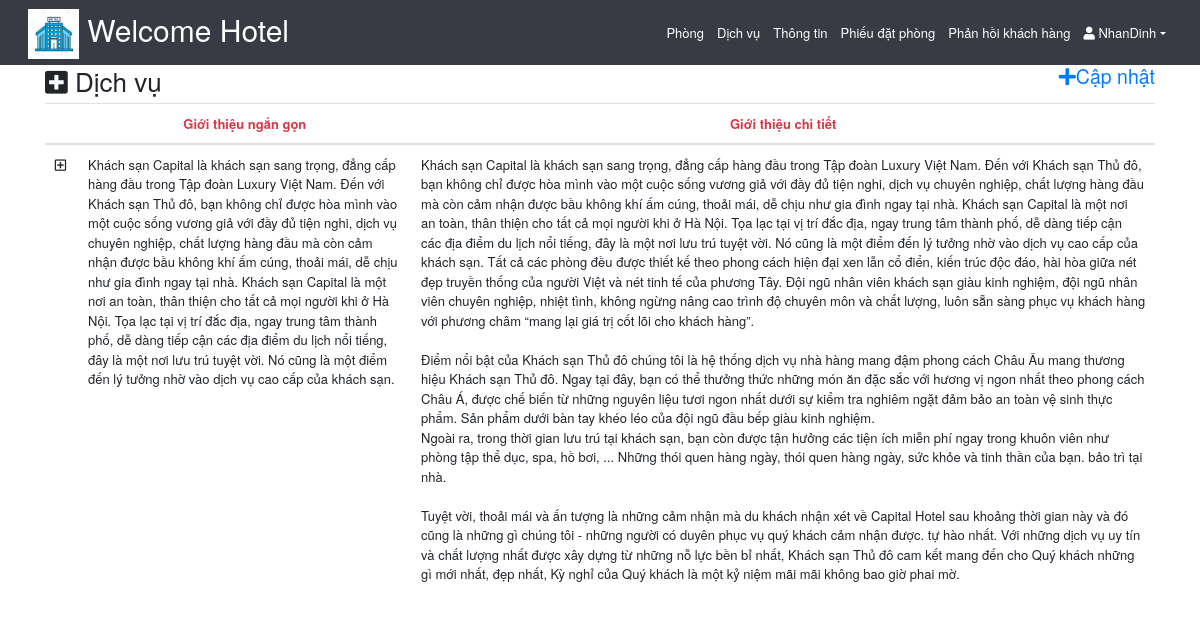
/includes/admin-Hotel.inc.php (signed in), run on the app's committed database.
### tables this page shows
CREATE TABLE `abouthotel` (
  `id` int(1) NOT NULL,
  `Shortabout` text NOT NULL,
  `Longabout` mediumtext NOT NULL,
  `Quydinh` longtext NOT NULL,
  `image1` varchar(255) NOT NULL,
  `image2` varchar(255) NOT NULL,
  `image3` varchar(255) NOT NULL,
  `image4` varchar(255) NOT NULL
);

### includes/admin-hotel.inc.php (the view, shortened to what this page needs)
<?php
    if(!isset($_SESSION['idadmin'])) {header("Location:loginAdmin.inc.php") ;}
    else {
    	require_once('header_Admin.inc.php');
        require_once ('dbh.inc.php');
     ?>
    <div class="container-fluid body-section container">
        <div class="row">
            <div class="col-md-12">
                <div class="row">
                    <div class="col-8">
                        <h2><i class="fa fa-plus-square"></i> Dịch vụ </h2>
                    </div>
                    <div class="col-4" align="right">
                        <a href="update-info.inc.php"><h4><i class="fas fa-plus"></i>Cập nhật</h4></a>
                    </div>
                </div>
                        <table class="table " style="margin-bottom: 100px;">
                            <thead class="text-danger">
                                <th style="width:3%"></th>
                                <th style="width:30%"><center>Giới thiệu ngắn gọn</center></th>
                                <th style="width:67%"><center>Giới thiệu chi tiết</center></th>
                            </thead>
                            <tbody>
                                <?php
                                    $sql = "SELECT * FROM abouthotel";
                                    $stmt= $conn -> prepare($sql);
    						        $stmt->execute();
    						        $query1 =$stmt->get_result();
    						        if(mysqli_num_rows($query1) > 0){
    						        while($row = mysqli_fetch_array($query1)){
                                ?>
                                <tr>
                                	<td><i class="far fa-plus-square" data-toggle="collapse" href="#collapser_ser" role="button" aria-expanded="false" aria-controls="collapser_ser?>"></i></td>
                                    <td><p><?php echo $row['Shortabout']; ?></p></td>
                                    <td><p><?php echo $row['Longabout']; ?></p></td>
                                </tr>
                                <?php
                                        }
                                    }
                                ?>
                            </tbody>
                        </table>
        </div>
    </div>
<?php mysqli_close($conn);} ?>

### css/style.css (style rules this page uses)
html,body { width: 100%; height:100%; font-family: "Helvetica Neue", Arial; font-size: 13px; }

### data on the page
abouthotel: Shortabout "Khách sạn Capital là khách sạn sang trọng, đẳng cấp hàng đầu trong Tập đoàn Luxury Việt Nam. Đến với Khách sạn Thủ đô, bạn không chỉ được hòa mình vào một cuộc sống vương giả với đầy đủ tiện nghi, dịch vụ chuyên nghiệp, chất lượng hàng đầu mà còn cảm nhận được bầu không khí ấm cúng, thoải mái, dễ chịu như gia đình ngay tại nhà. Khách sạn Capital là một nơi an toàn, thân thiện cho tất cả mọi người khi ở Hà Nội. Tọa lạc tại vị trí đắc địa, ngay trung tâm thành phố, dễ dàng tiếp cận các địa điểm du lịch nổi tiếng, đây là một nơi lưu trú tuyệt vời. Nó cũng là một điểm đến lý tưởng nhờ vào dịch vụ cao cấp của khách sạn.", Longabout "Khách sạn Capital là khách sạn sang trọng, đẳng cấp hàng đầu trong Tập đoàn Luxury Việt Nam. Đến với Khách sạn Thủ đô, bạn không chỉ được hòa mình vào một cuộc sống vương giả với đầy đủ tiện nghi, dịch vụ chuyên nghiệp, chất lượng hàng đầu mà còn cảm nhận được bầu không khí ấm cúng, thoải mái, dễ chịu như gia đình ngay tại nhà. Khách sạn Capital là một nơi an toàn, thân thiện cho tất cả mọi người khi ở Hà Nội. Tọa lạc tại vị trí đắc địa, ngay trung tâm thành phố, dễ dàng tiếp cận các địa điểm du lịch nổi tiếng, đây là một nơi lưu trú tuyệt vời. Nó cũng là một điểm đến lý tưởng nhờ vào dịch vụ cao cấp của khách sạn. Tất cả các phòng đều được thiết kế theo phong cách hiện đại xen lẫn cổ điển,…"

### other printed values
$_SESSION['admin'] "NhanDinh"
